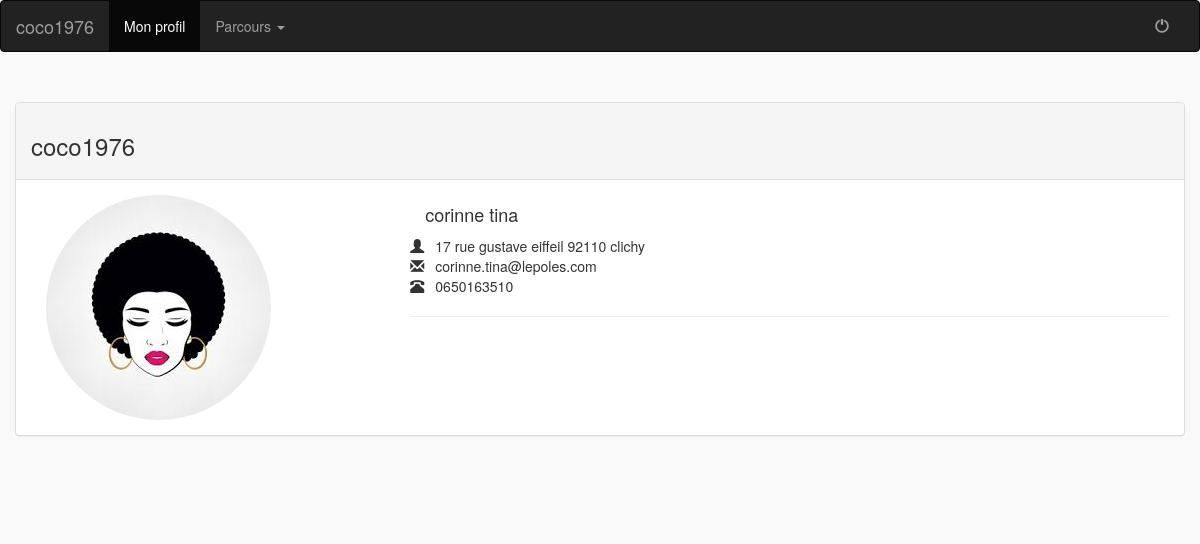
The app's page /admin/profil.php (signed in) with its own data.
### tables this page shows
CREATE TABLE `t_utilisateurs` (
  `id_utilisateur` int(3) NOT NULL,
  `prenom` varchar(30) NOT NULL,
  `nom` varchar(30) NOT NULL,
  `email` varchar(50) NOT NULL,
  `telephone` int(10) UNSIGNED ZEROFILL NOT NULL,
  `mdp` varchar(12) NOT NULL,
  `pseudo` varchar(30) NOT NULL,
  `avatar` varchar(20) NOT NULL,
  `age` int(3) NOT NULL,
  `date-naissance` date NOT NULL,
  `sexe` enum('h','f') NOT NULL,
  `etat_civil` enum('m','mme') NOT NULL,
  `adresse` varchar(50) NOT NULL,
  `code-postal` int(5) UNSIGNED ZEROFILL NOT NULL,
  `ville` varchar(30) NOT NULL,
  `pays` varchar(20) NOT NULL,
  `site_web` varchar(50) NOT NULL
);

### admin/profil.php (the view, shortened to what this page needs)
<?php
require('connexion.php');
if (isset($_SESSION['connexion']) && $_SESSION['connexion'] == 'connecté') {
    $id_utilisateur = $_SESSION['id_utilisateur'];
}else {
    header('location:authentification.php');
}
?>
<!DOCTYPE html>
<html>
    <head>
        <?php
        $resultat = $pdoCV -> query("SELECT * FROM t_utilisateurs WHERE id_utilisateur = '$id_utilisateur'");
        $ligne_utilisateur = $resultat -> fetch();
        ?>
        <link href="css/bootstrap.min.css" rel="stylesheet">
        <link rel="stylesheet" href="css/style.css">
    </head>
</html>
<body>
<?php include('inc/nav.inc.php'); ?>
<div class="container">
             <div class="row">
                 <div class="panel panel-default">
                 <div class="panel-heading"><h3 ><?php echo $ligne_utilisateur['pseudo'] ;?></h3></div>
                  <div class="panel-body">
                 <div class="col-md-4 col-xs-12 col-sm-6 col-lg-4">
                  <img alt="image de profil" src="img/avatar.jpg" class="img-circle img-responsive">
                 </div>
                 <div class="col-md-8 col-xs-12 col-sm-6 col-lg-8" >
                       <h4><?php echo $ligne_utilisateur['prenom'] ;?> <?php echo $ligne_utilisateur['nom'] ;?></h4>
                     </div>
                     <ul class="list-unstyled">
                       <li><span class="glyphicon glyphicon-user" style="width:25px;"></span><?php echo $ligne_utilisateur['adresse'] ;?> <?php echo $ligne_utilisateur['code-postal'] ;?> <?php echo $ligne_utilisateur['ville'] ;?></li>
                       <li><span class="glyphicon glyphicon-envelope" style="width:25px;"></span><?php echo $ligne_utilisateur['email'] ;?></li>
                       <li><span class="glyphicon glyphicon-phone-alt" style="width:25px;"></span><?php echo $ligne_utilisateur['telephone'] ;?></li>
                     </ul>
                     <hr>
                 </div>
           </div>
       </div>
       </div>
       </body>
<?php include('inc/footer.inc.php'); ?>

### admin/inc/nav.inc.php (shortened to what this page needs)
<body>
    <nav class="navbar navbar-inverse ">
        <div class="container-fluid">
            <div class="navbar-header">
                <a class="navbar-brand" href="index.php"><?= $ligne_utilisateur['pseudo']?></a>
            </div>
            <div class="collapse navbar-collapse" id="bs-example-navbar-collapse-1">
                <ul class="nav navbar-nav">
                    <li class="active"><a href="profil.php">Mon profil <span class="sr-only">(current)</span></a></li>
                    <li class="dropdown">
                        <a href="#" class="dropdown-toggle" data-toggle="dropdown" role="button" aria-haspopup="true" aria-expanded="false">Parcours <span class="caret"></span></a>
                    </li>
                </ul>
                <ul class="nav navbar-nav navbar-right">
                    <li class="dropdown">
                        <a href="#" class="dropdown-toggle" data-toggle="dropdown" role="button" aria-haspopup="true" aria-expanded="false"><span class="glyphicon glyphicon-off"></span></a>
                        </li>
                    </ul>
                </div>
            </nav>

### admin/css/style.css (style rules this page uses)
body { background:#F9F9F9; }
.container { margin-top: 50px; }

### records on screen
t_utilisateurs: pseudo "coco1976", prenom "corinne", nom "tina", adresse "17 rue gustave eiffeil", value "92110", ville "clichy", email "corinne.tina@lepoles.com", telephone "0650163510"
